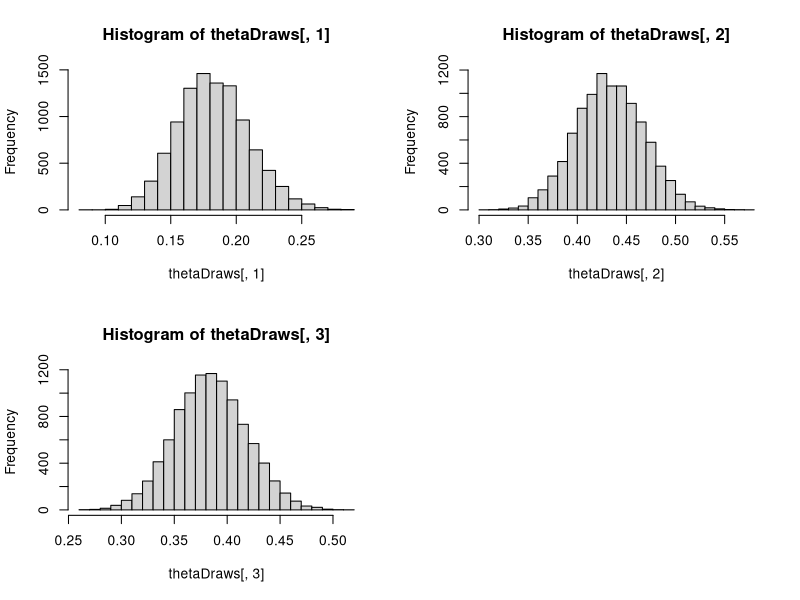

Recreate this plot in R.
#################################################################################################
#################  Example of conjugate prior inference of the multinomial model ################ 
#################################################################################################
 
####### Defining a function that simulates from a Dirichlet distribution
SimDirichlet <- function(nIter,param){
	nCat <- length(param)
	thetaDraws <- matrix(0,nIter,nCat) # Matrix where the posterior draws are stored
	for (j in 1:nCat){
		thetaDraws[,j] <- rgamma(nIter,param[j],1)
	}
	for (i in 1:nIter){
		thetaDraws[i,] = thetaDraws[i,]/sum(thetaDraws[i,]) # Diving every column of ThetaDraws by the sum of the elements in that column.
	}
	return(thetaDraws)
}

###########   Setting up data and prior  #################
y <- c(36,87,77) # Data
alpha <- c(1,1,1) # Dirichlet prior hyperparameters
nIter <- 10000 # Number of posterior draws

###########   Posterior sampling from Dirichlet  #################
thetaDraws <- SimDirichlet(nIter,y + alpha)

################ Computing Summary statistics from the posterior sample ###################
mean(thetaDraws[,1])
mean(thetaDraws[,2])
mean(thetaDraws[,3])

sqrt(var(thetaDraws[,1]))
sqrt(var(thetaDraws[,2]))
sqrt(var(thetaDraws[,3]))

sum(thetaDraws[,2]>thetaDraws[,3])/nIter # p(theta2>theta3|Data)

# Plots histograms of the posterior draws
plot.new() # Opens a new graphical window
par(mfrow = c(2,2)) # Splits the graphical window in four parts (2-by-2 structure)
hist(thetaDraws[,1],25) # Plots the histogram of theta[,1] in the upper left subgraph
hist(thetaDraws[,2],25)
hist(thetaDraws[,3],25)

